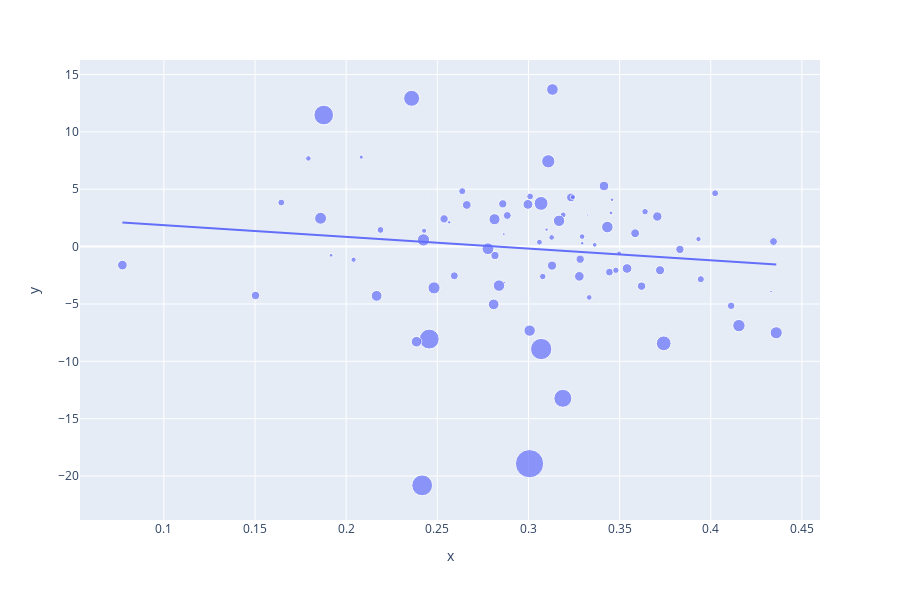

Here is the notebook cell this chart was saved with:
### Code cell
fig = px.scatter(x=group_sent_avg, y=group_price_avg, trendline="ols", size=group_vol_avg)
fig.show()
